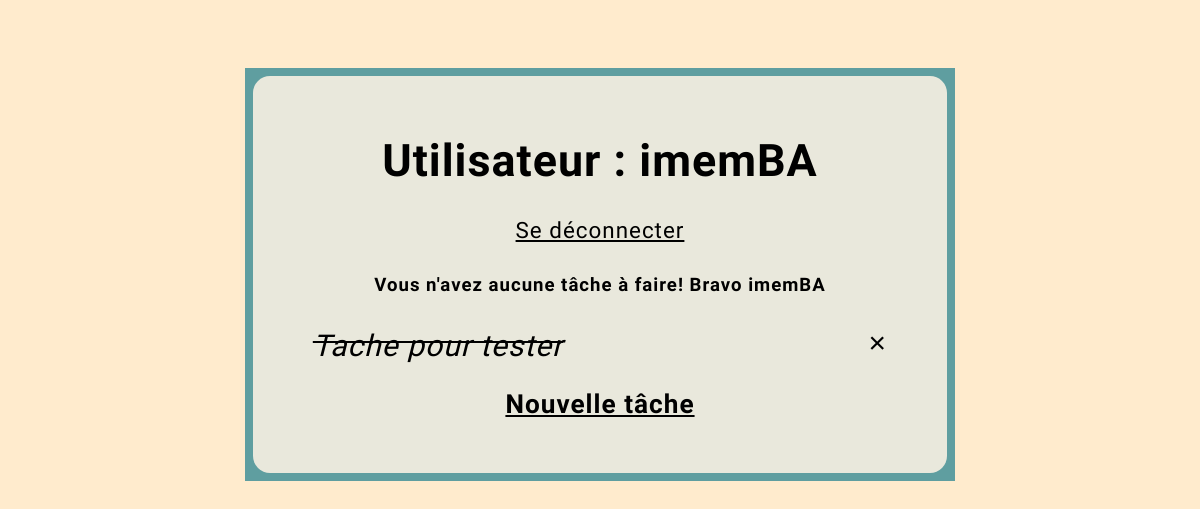
The app's page / (signed in), older data.
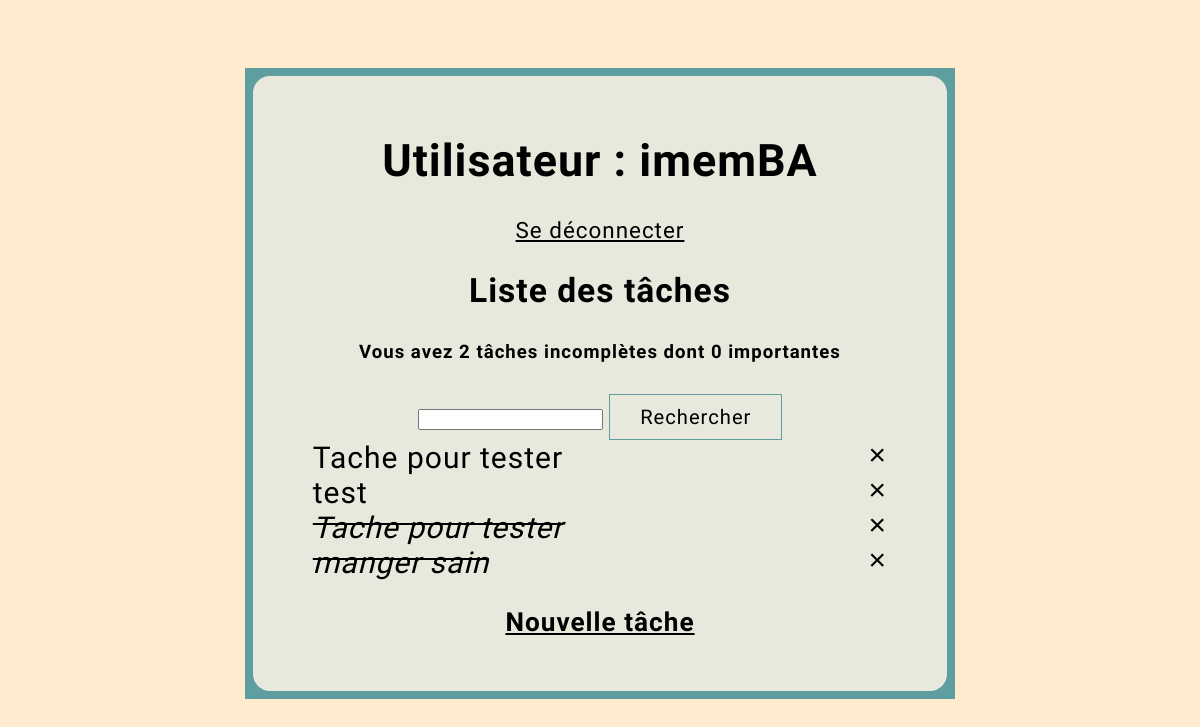
The same page, newer data.
### todolist/models.py (models this page shows, shortened)
class Tache(models.Model):
    utilisateur = models.ForeignKey(User, on_delete=models.CASCADE, null=True, blank=True)
    titre = models.CharField(max_length=300)
    description = models.TextField(null=True, blank=True)
    important = models.BooleanField(default=False)
    termine = models.BooleanField(default=False)
    cree = models.DateTimeField(auto_now_add=True)
    class Meta:
        ordering = ['termine']

### todolist/views.py (the view)
# urls.py: path('', ListeTache.as_view(), name='taches'),
class ListeTache(LoginRequiredMixin, ListView):
    model = Tache
    context_object_name = "taches"
    def get_context_data(self, **kwargs):
        context = super().get_context_data(**kwargs)
        context['taches'] = context['taches'].filter(utilisateur=self.request.user)
        context['compteur'] = context['taches'].filter(termine=False).count()
        context['compteur_existe'] = context['taches'].count()
        context['compteur_important'] = context['taches'].filter(important=True, termine=False).count()
        recherche = self.request.GET.get('recherche-input') or ''
        if recherche:
            context['taches'] = context['taches'].filter(titre__startswith=recherche)
        context['recherche'] = recherche
        return context

### todolist/templates/todolist/tache_list.html
{% extends 'todolist/main.html' %}
{% block content %}
<div class="full-withradius border">
    <div>
        {% if request.user.is_authenticated %}
            <h1>Utilisateur : <b>{{request.user}}</b></h1>
            <a href="{% url 'logout' %}">Se déconnecter</a>
        {% else %}
            <a href="{% url 'login' %}">Se connecter</a>
        {% endif %}
    </div>
    {% if compteur != 0 %}
    <h2>Liste des tâches</h2>
        <h5>Vous avez {{compteur}} tâche{{compteur|pluralize:"s"}}
            incomplète{{compteur|pluralize:"s"}} dont {{compteur_important}} importante{{compteur_important|pluralize:"s"}}
        </h5>
    {% else %}
        <h5>Vous n'avez aucune tâche à faire! Bravo <b>{{request.user}}</b></h5>
    {% endif %}
    {% if compteur != 0 %}
    <form method='get'>
        <input type="text" name='recherche-input' value="{{recherche}}">
        <button type="submit">Rechercher</button>
    </form>
    {% endif %}
    <div class="liste-tache">
        {% for tache in taches %}
            <div>
                <div>
                    {% if tache.termine %}
                        <i><s><a href="{% url 'modif-tache' tache.id %}">{{tache.titre}}</a></s></i>
                    {% else %}
                        <a href="{% url 'modif-tache' tache.id %}">{{tache.titre}}</a>
                    {% endif %}
                </div>
                <div>
                    <a class="suppr-icon" href="{% url 'suppr-tache' tache.id %}">&#215;</a>
                </div>
            </div>
        {% empty %}
            <h3><a href="{% url 'cree-tache' %}">Ajouter vos tâches ici!</a></h3>
        {% endfor %}
        {% if compteur_existe != 0 %}
            <h3><a href="{% url 'cree-tache' %}">Nouvelle tâche</a></h3>
        {% endif %}
    </div>
</div>
{% endblock content %}

### todolist/templates/todolist/main.html (shortened to what this page needs)
<!DOCTYPE html>
<html>
<head>
</head>
<body>
    <div class="container">
        {% block content %}
        {% endblock content %}
    </div>
</body>
</html>

### todolist/templates/todolist/main.html (style rules this page uses)
body { background-color: blanchedalmond; font-family: 'Gemunu Libre', sans-serif; padding-top: 5%; font-size: 140%; text-align: center; letter-spacing: 1px; }
a, p { color: black; }
button { font-size: 90%; padding: 10px 30px 10px; border: 1px solid cadetblue; letter-spacing: 1px; font-family: 'Gemunu Libre', sans-serif; cursor: pointer; position: relative; background-color: rgb(233, 232, 220); }
.container { max-width: 60%; margin: auto; background-color: cadetblue; }
.liste-tache div a { text-decoration: none; font-size: 30px; }
.liste-tache div { display: flex; justify-content: space-between; margin-left: 30px; margin-right: 30px; }
.suppr-icon { font-weight: 500; font-family: 'Courier New', Courier, monospace; }
.full-withradius { position: relative; background: rgb(233, 232, 220); background-clip: padding-box; border: solid 8px transparent; border-radius: 25px; padding-bottom: 4%; padding-top: 4%; }

Row changes from the older to the newer data that the page shows:
added Tache: titre "Tache pour tester"
added Tache: titre "test"
added Tache: titre "manger sain"
Text that changed along with them:
{{ compteur }}: (not shown) → "2"
{{ compteur_important }}: (not shown) → "0"
{{ request.user }}: "imemBA" → (not shown)
text no longer shown: "Vous n'avez aucune tâche à faire! Bravo"
text now shown: "Liste des tâches Vous avez tâche incomplète dont importante Rechercher"
